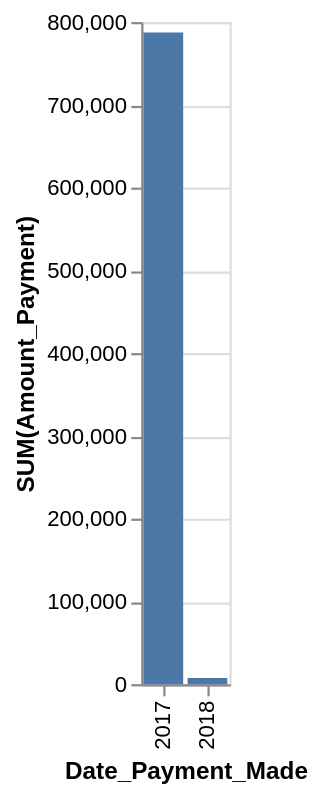

The Vega-Lite source for this figure:
### Vega-Lite specification from a JSON file in a GitHub repository (floating-point values rounded to 4 significant figures)
{"data": {"values": [{"x_data": "2017", "y_data": 787370}, {"x_data": "2018", "y_data": 7343}]}, "mark": "bar", "encoding": {"x": {"field": "x_data", "type": "nominal", "title": "Date_Payment_Made", "sort": {"op": "sum", "field": "y_data", "order": "descending"}}, "y": {"field": "y_data", "type": "quantitative", "title": "SUM(Amount_Payment)"}}}
